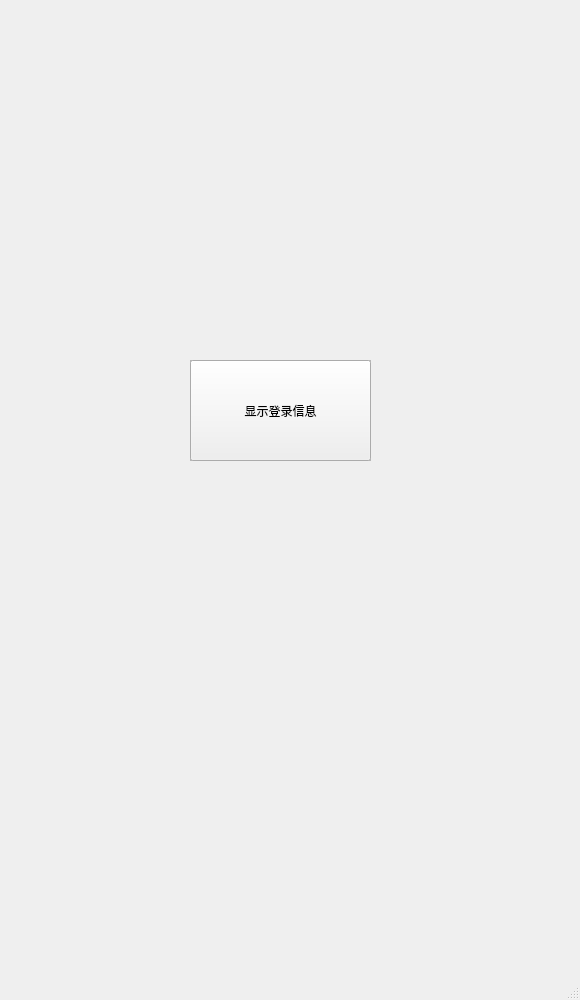
<?xml version="1.0" encoding="UTF-8"?>
<ui version="4.0">
 <class>LogInYN</class>
 <widget class="QMainWindow" name="LogInYN">
  <property name="geometry">
   <rect>
    <x>0</x>
    <y>0</y>
    <width>580</width>
    <height>1000</height>
   </rect>
  </property>
  <property name="windowTitle">
   <string>登陆提示界面</string>
  </property>
  <widget class="QWidget" name="centralwidget">
   <widget class="QPushButton" name="pushButton">
    <property name="geometry">
     <rect>
      <x>190</x>
      <y>360</y>
      <width>181</width>
      <height>101</height>
     </rect>
    </property>
    <property name="text">
     <string>显示登录信息</string>
    </property>
   </widget>
   <widget class="QPlainTextEdit" name="plainTextEdit">
    <property name="geometry">
     <rect>
      <x>190</x>
      <y>360</y>
      <width>181</width>
      <height>101</height>
     </rect>
    </property>
   </widget>
   <zorder>plainTextEdit</zorder>
   <zorder>pushButton</zorder>
  </widget>
  <widget class="QMenuBar" name="menubar">
   <property name="geometry">
    <rect>
     <x>0</x>
     <y>0</y>
     <width>580</width>
     <height>17</height>
    </rect>
   </property>
  </widget>
  <widget class="QStatusBar" name="statusbar"/>
 </widget>
 <resources/>
 <connections>
  <connection>
   <sender>pushButton</sender>
   <signal>clicked()</signal>
   <receiver>pushButton</receiver>
   <slot>hide()</slot>
   <hints>
    <hint type="sourcelabel">
     <x>240</x>
     <y>387</y>
    </hint>
    <hint type="destinationlabel">
     <x>240</x>
     <y>387</y>
    </hint>
   </hints>
  </connection>
 </connections>
</ui>
